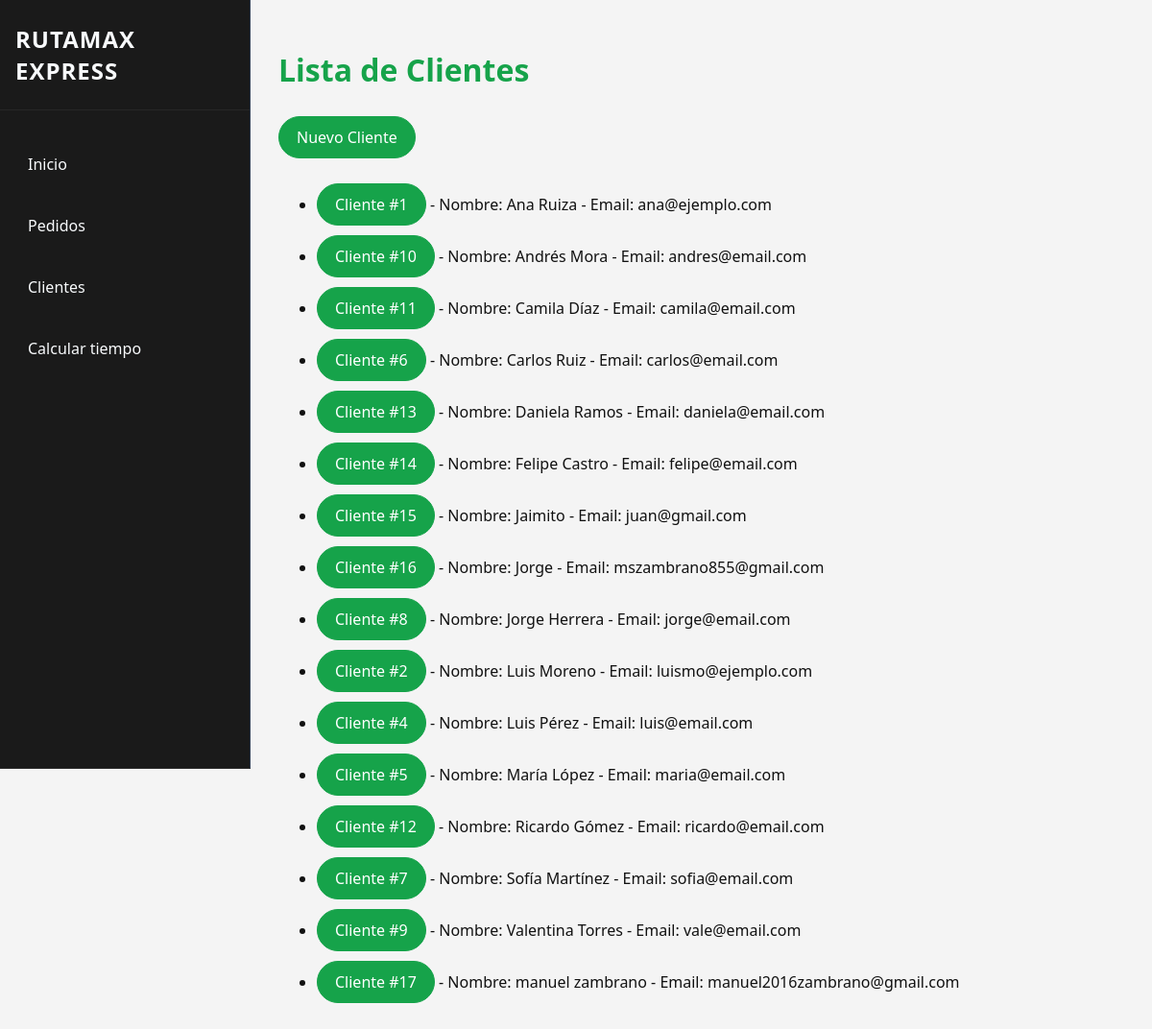
/clientes/, run on an earlier commit of the app's database.
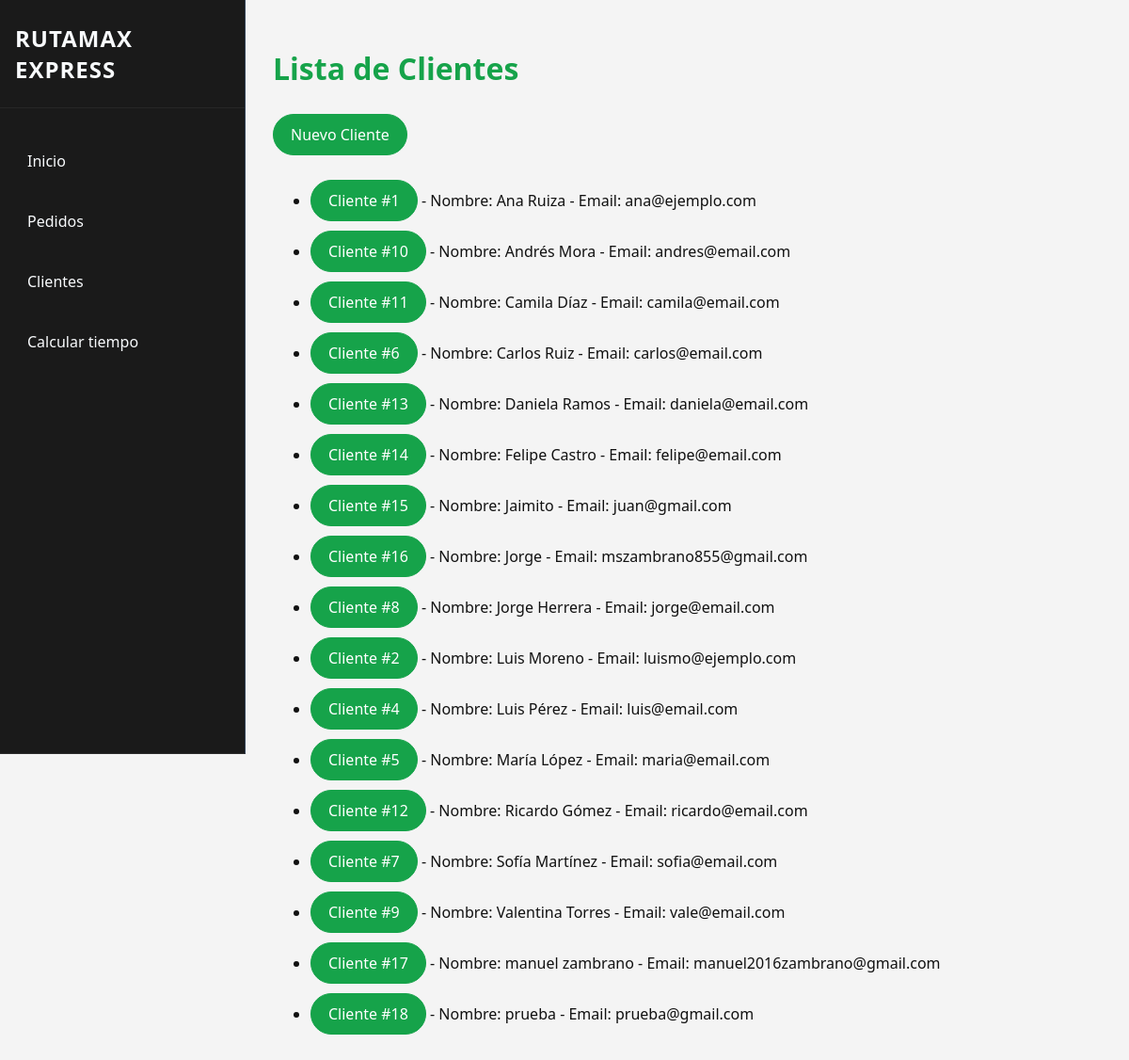
And on a later commit of the database.
### tienda/models.py (models this page shows, shortened)
class Cliente(models.Model):
    nombre = models.CharField(max_length=100)
    email = models.EmailField(unique=True)
    fecha_regitro = models.DateTimeField(auto_now_add=True)
    activo = models.BooleanField(default=True)

### tienda/views.py (the view)
# urls.py: path("clientes/", views.lista_clientes, name="lista_clientes"),
def lista_clientes(request):
    clientes = Cliente.objects.all().order_by("nombre")
    return render(request, "tienda/lista_clientes.html", {"clientes": clientes})

### tienda/templates/tienda/lista_clientes.html (shortened to what this page needs)
{% extends 'tienda/base.html' %}
{% block content %}
    <h1>Lista de Clientes</h1>
    <p>
        <a href="{% url 'tienda:crear_cliente' %}" class="btn primary"> Nuevo Cliente </a>
    </p>
    <ul>
        {% for c in clientes %}
            <li>
                <a href="{% url 'tienda:detalle_cliente' c.pk %}" class="btn primary">
                    Cliente #{{ c.pk }}
                </a>
                - Nombre: {{c.nombre}}
                - Email: {{c.email}}
            </li>
            {%empty%}
                <li>No hay clientes disponibles</li>
        {% endfor %}
    </ul>
{% endblock %}

What changed in the data, as far as the page shows it:
added Cliente: pk "18", nombre "prueba", email "prueba@gmail.com"
